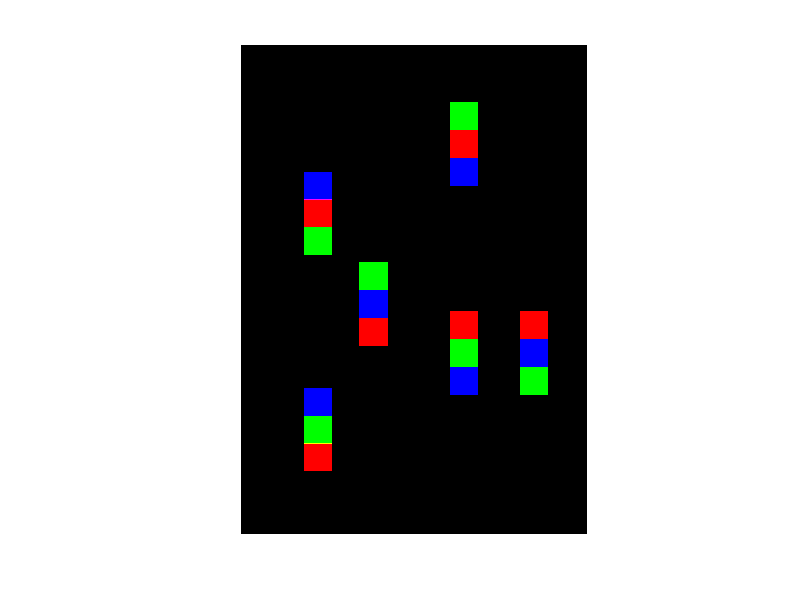

This figure's MATLAB source:
I = zeros(2480,3508,3);
I(:,:,3)=0;

I(450:650,450:650,1)=255;
I(450:650,650:850,2)=255;
I(450:650,850:1050,3)=255;

I(850:1050,1350:1550,1)=255;
I(850:1050,1550:1750,3)=255;
I(850:1050,1750:1950,2)=255;

I(450:650,2000:2200,2)=255;
I(450:650,2200:2400,1)=255;
I(450:650,2400:2600,3)=255;

I(2000:2200,1000:1200,2)=255;
I(2000:2200,1200:1400,3)=255;
I(2000:2200,1400:1600,1)=255;

I(1500:1700,2500:2700,3)=255;
I(1500:1700,2700:2900,1)=255;
I(1500:1700,2900:3100,2)=255;

I(1500:1700,1000:1200,3)=255;
I(1500:1700,1200:1400,2)=255;
I(1500:1700,1400:1600,1)=255;

I = imrotate(I,90);

imshow(I);